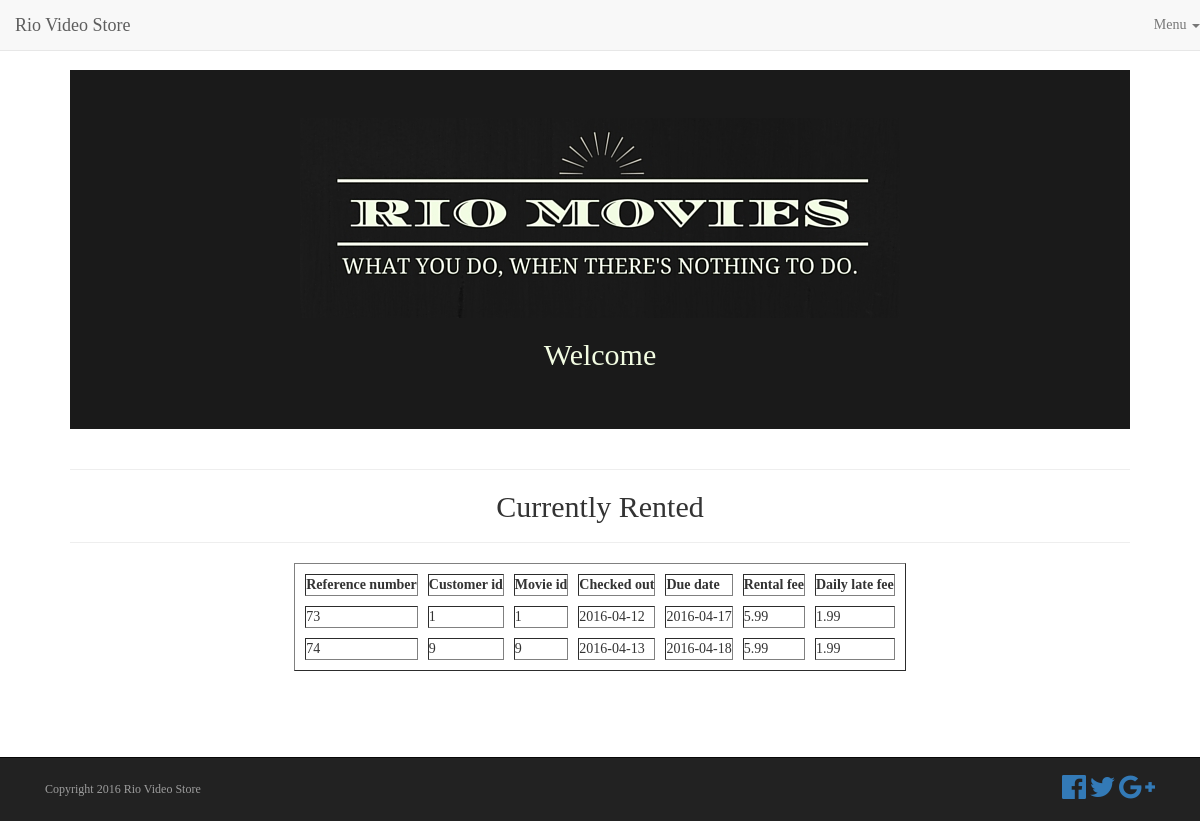
/currently.php, run on the app's committed database.
### tables this page shows
CREATE TABLE `rental_table` (
  `Rental_ref_num` int(10) unsigned NOT NULL AUTO_INCREMENT,
  `Cust_id` int(10) unsigned NOT NULL,
  `Movie_id` int(20) unsigned NOT NULL,
  `Check_out_date` varchar(15) NOT NULL,
  `Return_due_date` varchar(15) DEFAULT NULL,
  `Returned_date` varchar(15) DEFAULT NULL,
  `Rental_fee` double(3,2) NOT NULL,
  `Per_diem_late_fee` double(3,2) NOT NULL,
  `Last_updated` timestamp NOT NULL DEFAULT CURRENT_TIMESTAMP ON UPDATE CURRENT_TIMESTAMP,
  PRIMARY KEY (`Rental_ref_num`),
  UNIQUE KEY `Rental_ref_num_UNIQUE` (`Rental_ref_num`),
  KEY `w_idx` (`Movie_id`),
  KEY `Cust_id_idx` (`Cust_id`),
  CONSTRAINT `Cust_id` FOREIGN KEY (`Cust_id`) REFERENCES `customer_table` (`Cust_id`) ON DELETE NO ACTION ON UPDATE NO ACTION,
  CONSTRAINT `Movie_id` FOREIGN KEY (`Movie_id`) REFERENCES `video_table` (`Movie_id`) ON DELETE NO ACTION ON UPDATE NO ACTION
);

### currently.php (the view, shortened to what this page needs)
<?php
$hostname = "localhost";
$username = "root";
$password = "";
$databaseName = "videostoremodel";
 $connect = mysqli_connect($hostname, $username, $password, $databaseName);
?>
<!DOCTYPE html>
<html lang="en">
<head>
  <link href="css/bootstrap.min.css" rel="stylesheet">
  <link href="css/custom.css" rel="stylesheet">
  <link rel="stylesheet" href="https://maxcdn.bootstrapcdn.com/font-awesome/4.5.0/css/font-awesome.min.css">
    </head>
    <body>
      <nav class="navbar navbar-default navbar-fixed-top">
        <div class"container">
        <a class="navbar-brand" href="welcome.php">Rio Video Store</a>
        <div class="navbar-collapse collapse">
          <ul class="nav navbar-nav navbar-right">
            <li class="dropdown">
              <a href="#" class="dropdown-toggle"
              data-toggle="dropdown"> Menu <b class="caret"></b></a>
            </li>
          </ul>
        </div>
      </div>
    </nav>
    <div class="jumbotron text-center">
      <div class="container">
        <center><img class="img-responsive" src="img/rmBanner.jpg" alt="rio movie banner"></center>
        <h2 >Welcome</h2>
      </div>
    </div>
    <div align="center" class="page-header">
      <hr>
      <h2>Currently Rented</h2>
    </div>
<?php
$query = "SELECT Rental_ref_num, Cust_id, Movie_id, Check_out_date, Return_due_date, Rental_fee, Per_diem_late_fee FROM videostoremodel.rental_table WHERE (Check_out_date) IS NOT NULL AND (Returned_date) = ''; ";
$result = mysqli_query($connect, $query);
?>
<table color="#d0d6dc" align="center" border="1" cellpadding="1" cellspacing="1">
<tr>
  <th>Reference number</th>
  <th>Customer id</th>
  <th>Movie id</th>
  <th>Checked out</th>
  <th>Due date</th>
  <th>Rental fee</th>
  <th>Daily late fee</th>
</tr>
<?php while($row1 = mysqli_fetch_array($result)):;?>
  <tr>
    <td><?php echo $row1[0];?></td>
    <td><?php echo $row1[1];?></td>
    <td><?php echo $row1[2];?></td>
    <td><?php echo $row1[3];?></td>
    <td><?php echo $row1[4];?></td>
    <td><?php echo $row1[5];?></td>
    <td><?php echo $row1[6];?></td>
  </tr>
<?php endwhile;?>
</table>
<br><br><br><br>
<div class="navbar navbar-inverse navbar-fixed-bottom">
  <div class="container">
    <div class="navbar-text pull-left">
      <h6>Copyright 2016 Rio Video Store</h6>
    </div>
    <div class="navbar-text pull-right">
      <a href="#"><i class="fa fa-facebook-official fa-2x"></i></a>
      <a href="#"><i class="fa fa-twitter fa-2x"></i></a>
      <a href="#"><i class="fa fa-google-plus fa-2x"></i></a>
    </div>
  </div>
</div>
</body>
</html>

### css/custom.css (style rules this page uses)
body { padding:70px; font-family:Times; }
.jumbotron { background-color: #1A1A1A; }
.jumbotron h2 { color:#F2FCE2; }
table { border-spacing: 10px; border-collapse: separate; }

### data on the page
rental_table: Rental_ref_num "73", Cust "1", Movie "1", Check_out_date "2016-04-12", Return_due_date "2016-04-17", Rental_fee "5.99", Per_diem_late_fee "1.99"
rental_table: Rental_ref_num "74", Cust "9", Movie "9", Check_out_date "2016-04-13", Return_due_date "2016-04-18", Rental_fee "5.99", Per_diem_late_fee "1.99"
